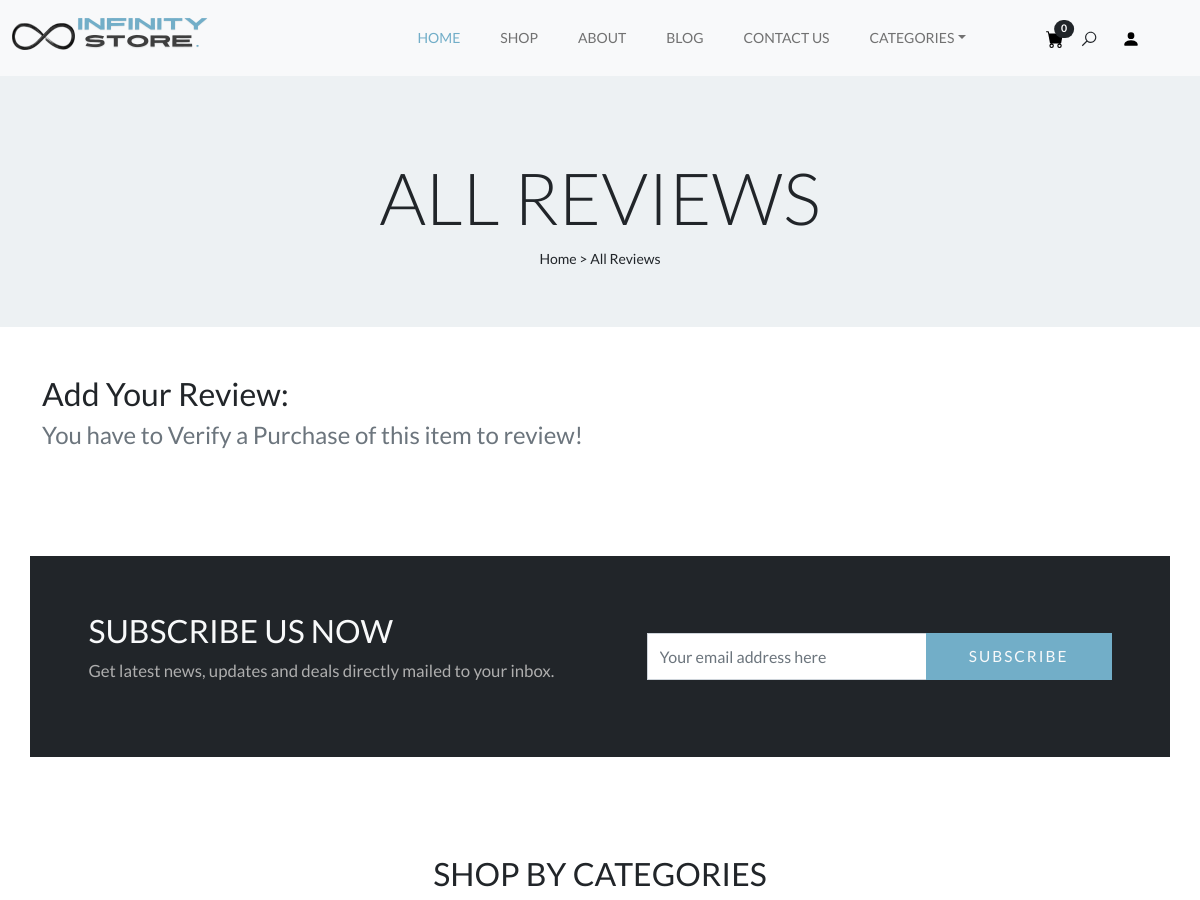
/all-reviews/iphone-12 (upper part), run on an earlier commit of the app's database.
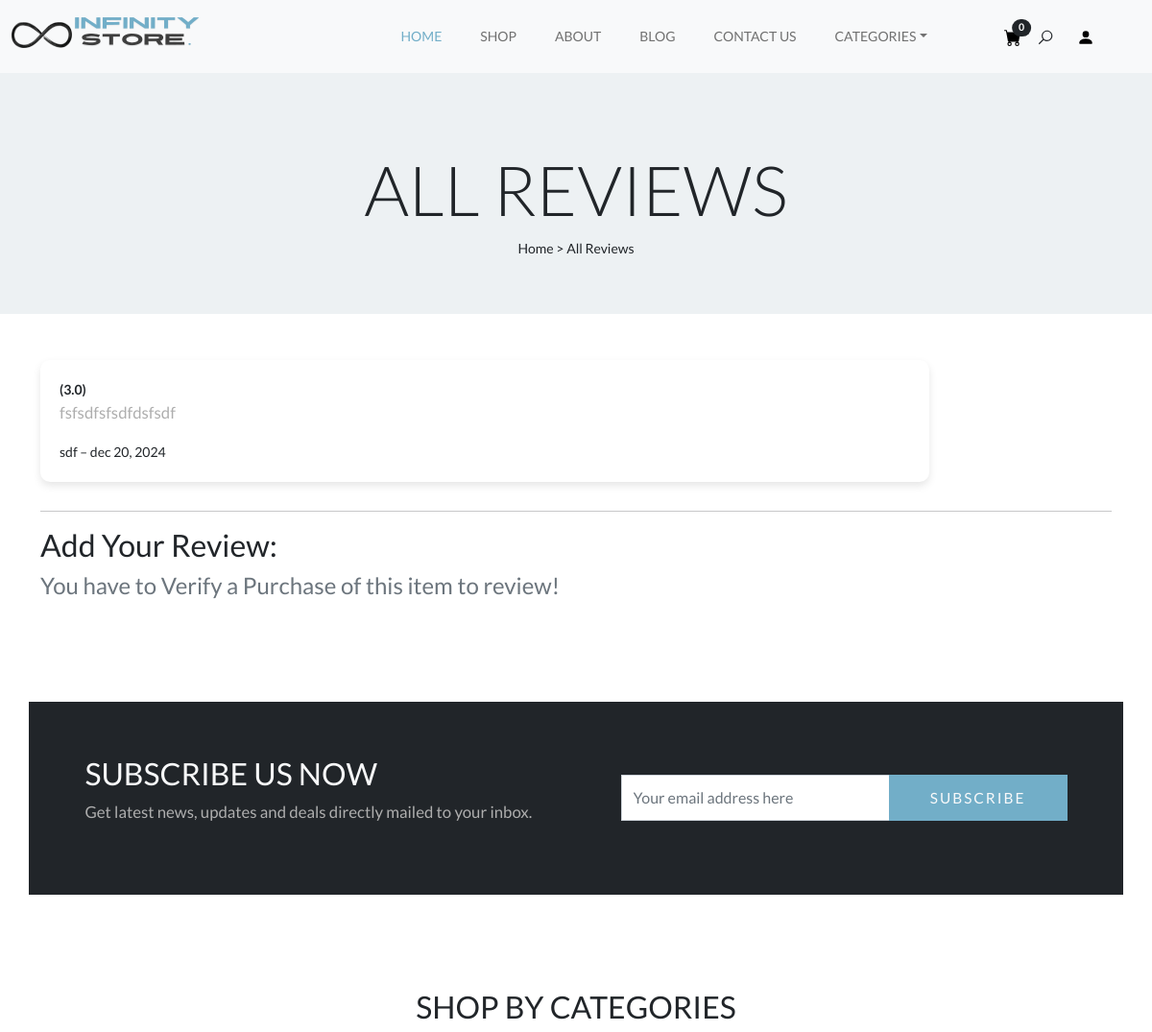
And on a later commit of the database.
### Home/models.py (models this page shows, shortened)
class UserReview(models.Model):
    username = models.CharField(max_length=100)
    review = models.TextField(max_length=500)
    rating = models.DecimalField(
        decimal_places=1, max_digits=3,
        validators=[MinValueValidator(0.0), MaxValueValidator(5.0)],
        null=True, blank=False
    )
    is_useful = models.BooleanField(default=False)
    review_date = models.DateField(default=datetime.date.today)
    review_for = models.ForeignKey(
        Product, on_delete=models.CASCADE, null=True)

### Home/views.py (the view, shortened to what this page needs)
# urls.py: path("all-reviews/<slug:slug>", views.AllReviewsView, name='all-reviews'),
def AllReviewsView(request, slug):
    product = get_object_or_404(Product, slug=slug)
    user_review = None
    verified_order = False
    if request.method == 'POST' and not user_review and verified_order:
        form = UserReviewForm(request.POST)
        if form.is_valid():
            review = form.save(commit=False)
            review.username = request.user.username
            review.review_for = product
            review.save()
            return redirect('all-reviews', slug=slug)
    else:
        form = UserReviewForm() if verified_order and not user_review else None
    reviews = UserReview.objects.filter(review_for=product).exclude(
        username=request.user.username
    ).order_by('-id')
    return render(request, "Home/all_reviews_template.html", {
        'form': form,
        'reviews': reviews,
        'user_review': user_review,
        'verified_order': verified_order
    })

### Home/context_processors.py (called while the page is built)
def categories(request):
    categories = Categories.objects.all().order_by('-id')[:6]
    return {
        'categories': categories
    }

### cart/cart.py (called while the page is built)
    def __len__(self):
        return sum(self.cart.values())

### cart/context_processors.py (called while the page is built)
def cart(request):
    return {
        'cart': Cart(request)
    }

### Home/templates/Home/all_reviews_template.html (shortened to what this page needs)
{% extends 'index.html' %}
{% load widget_tweaks %}
{% block content %}
  <section class="hero-section position-relative bg-light-blue padding-medium">
    <div class="hero-content">
      <div class="container">
        <div class="row">
          <div class="text-center padding-large no-padding-bottom">
            <h1 class="display-2 text-uppercase text-dark">All Reviews</h1>
            <div class="breadcrumbs">
              <span class="item"><a href="{% url 'home' %}">Home ></a></span>
              <span class="item">All Reviews</span>
            </div>
          </div>
        </div>
      </div>
    </div>
  </section>
  <div class="container mt-5">
    {% for review in reviews %}
      <div class="review-item row">
        <div class="col-md-10">
          <div class="review-content">
            <div class="rating-container d-flex align-items-center">
              <span class="rating-count"><strong>({{ review.rating }})</strong></span>
            </div>
            <p>{{ review.review }}</p>
            <div class="review-header">
              <span class="author-name">{{ review.username }}</span>
              <span class="review-date">– {{ review.review_date|date:'b d, Y' }}</span>
            </div>
          </div>
        </div>
      </div>
      <hr />
    {% endfor %}
    <h2>Add Your Review:</h2>
    {% if not verified_order %}
      <h3 class="text-muted" style="font-size:x-large;">You have to Verify a Purchase of this item to review!</h3>
    {% endif %}
  </div>
{% endblock %}

What changed in the data, as far as the page shows it:
now on this page (row edited): UserReview: rating "3.0", review "fsfsdfsfsdfdsfsdf", username "sdf", review_date "dec 20, 2024"
